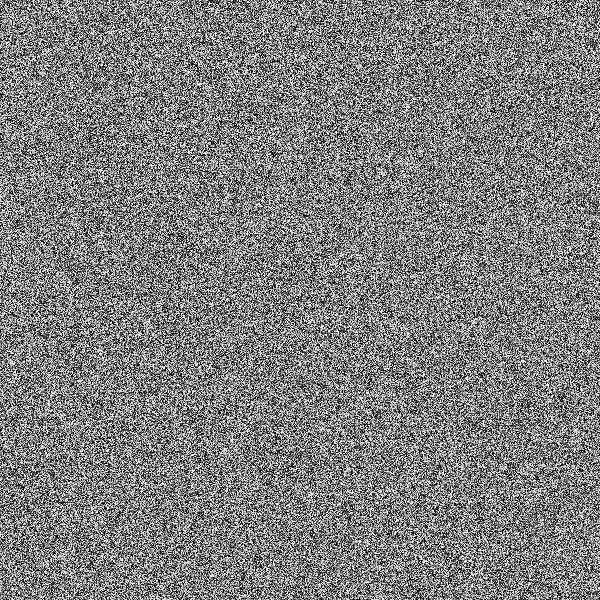
Frame 1 (no input)
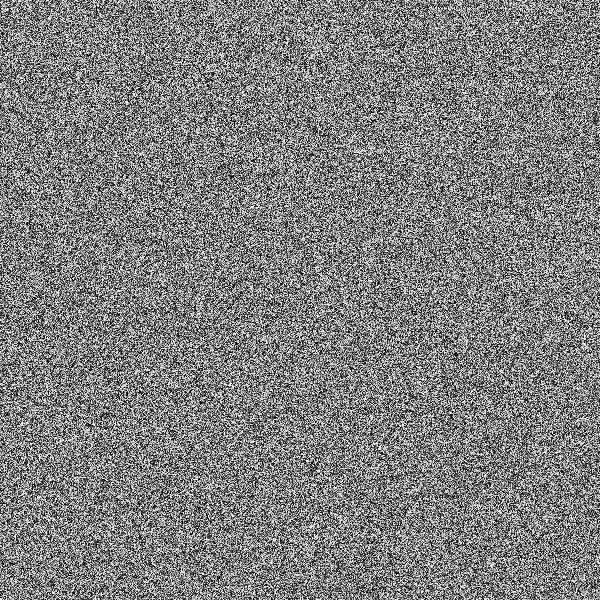
Frame 60 (the mouse pressed at the canvas centre just before this capture)
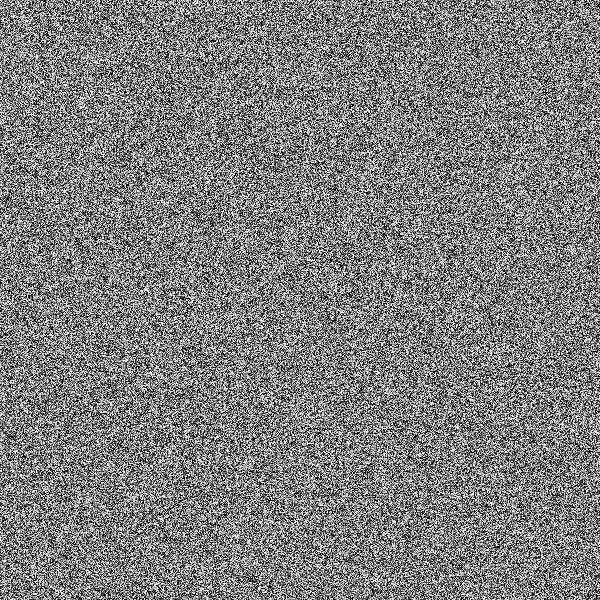
Frame 120 (the mouse held since frame 60 and released just before this capture)

The Processing sketch that drew these frames (run headless with seeded random() and noise(); from frame 60 on, the mouse is pressed at the canvas centre):

// Processing sketch: snow
// ── snow.pde


void setup() {
  size(600, 600);
}




void draw() {
  loadPixels();

  for (int x =0; x < width; x++) {
    for (int y = 0; y < height; y++) {

      int index = int(x)+ int(y)*width;

      float c = random(255);

      pixels[index]=color(c);
    }
  }

  updatePixels();
}
